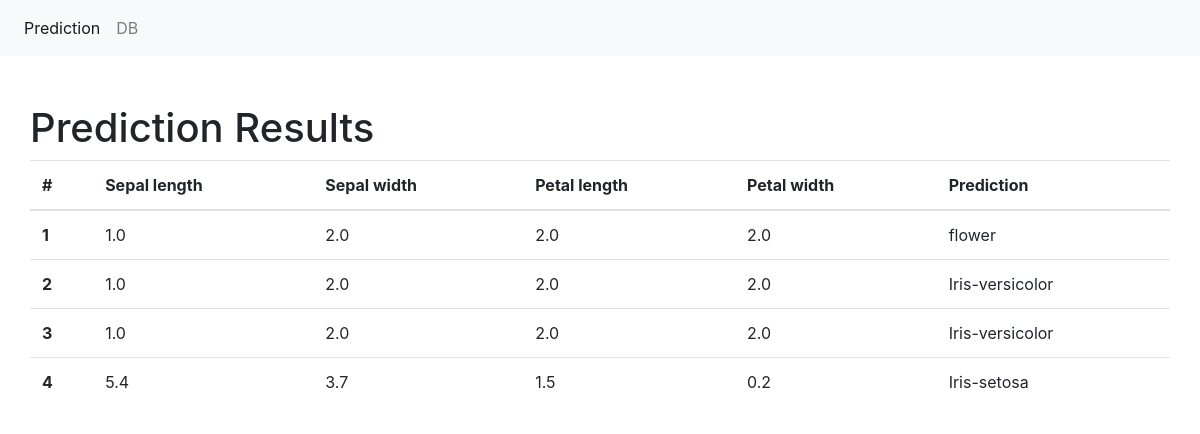
The app's page /results/ with its own data.
### predict/models.py (models this page shows, shortened)
class PredResults(models.Model):
    sepal_length = models.FloatField()
    sepal_width = models.FloatField()
    petal_length = models.FloatField()
    petal_width = models.FloatField()
    classification = models.CharField(max_length=30)

### predict/views.py (the view)
# urls.py: path('results/', views.view_results, name='results'),
def view_results(request):
    data = {"dataset": PredResults.objects.all()}
    return render(request, "results.html", data)

### predict/templates/results.html
{% extends "base.html" %}
{% block main %}
    <div class="container pt-5">
        <div class="row">
        <h1>Prediction Results</h1>
            <table class="table">
                <thead>
                <tr>
                <th scope="col">#</th>
                <th scope="col">Sepal length</th>
                <th scope="col">Sepal width</th>
                <th scope="col">Petal length</th>
                <th scope="col">Petal width</th>
                <th scope="col">Prediction</th>
                </tr>
                </thead>
                <tbody>
                {% for data in dataset %}
                    <tr>
                    <th scope="row">{{ data.id }}</th>
                    <td>{{ data.sepal_length }}</td>
                    <td>{{ data.sepal_width }}</td>
                    <td>{{ data.petal_length }}</td>
                    <td>{{ data.petal_width }}</td>
                    <td>{{ data.classification }}</td>
                    </tr>
                {% endfor %}
                </tbody>
            </table>
        </div>
    </div>
{% endblock %}

### predict/templates/base.html (shortened to what this page needs)
<!doctype html>
<html lang="en">
    <head>
    <link rel="stylesheet" href="https://stackpath.bootstrapcdn.com/bootstrap/4.4.1/css/bootstrap.min.css">
    </head>
    <body>
    <nav class="navbar navbar-expand-lg navbar-light bg-light">
        <div class="collapse navbar-collapse" id="navbarSupportedContent">
            <ul class="navbar-nav mr-auto">
                <li class="nav-item active">
                    <a class="nav-link" href="/">Prediction <span class="sr-only">(current)</span></a>
                </li>
                <li class="nav-item">
                    <a class="nav-link" href="/results">DB</a>
                </li>
            </ul>
        </div>
    </nav>
    {% block main %}
    {% endblock %}
    </body>
</html>

### records on screen
PredResults: id "1", sepal_length "1.0", sepal_width "2.0", petal_length "2.0", petal_width "2.0", classification "flower"
PredResults: id "2", sepal_length "1.0", sepal_width "2.0", petal_length "2.0", petal_width "2.0", classification "Iris-versicolor"
PredResults: id "3", sepal_length "1.0", sepal_width "2.0", petal_length "2.0", petal_width "2.0", classification "Iris-versicolor"
PredResults: id "4", sepal_length "5.4", sepal_width "3.7", petal_length "1.5", petal_width "0.2", classification "Iris-setosa"
